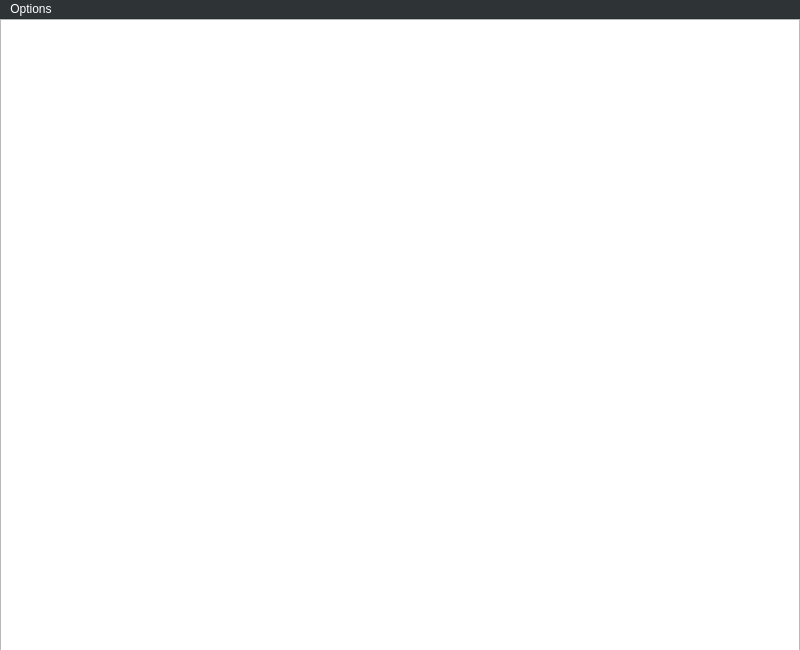
<?xml version="1.0" encoding="UTF-8"?>
<ui version="4.0">
 <class>MainWindow</class>
 <widget class="QMainWindow" name="MainWindow">
  <property name="geometry">
   <rect>
    <x>0</x>
    <y>0</y>
    <width>800</width>
    <height>650</height>
   </rect>
  </property>
  <property name="sizePolicy">
   <sizepolicy hsizetype="Fixed" vsizetype="Fixed">
    <horstretch>0</horstretch>
    <verstretch>0</verstretch>
   </sizepolicy>
  </property>
  <property name="minimumSize">
   <size>
    <width>800</width>
    <height>650</height>
   </size>
  </property>
  <property name="maximumSize">
   <size>
    <width>800</width>
    <height>650</height>
   </size>
  </property>
  <property name="windowTitle">
   <string>2048</string>
  </property>
  <widget class="QWidget" name="centralwidget">
   <widget class="QGraphicsView" name="graphicsView">
    <property name="geometry">
     <rect>
      <x>0</x>
      <y>0</y>
      <width>800</width>
      <height>650</height>
     </rect>
    </property>
    <property name="sizePolicy">
     <sizepolicy hsizetype="Fixed" vsizetype="Fixed">
      <horstretch>0</horstretch>
      <verstretch>0</verstretch>
     </sizepolicy>
    </property>
    <property name="minimumSize">
     <size>
      <width>800</width>
      <height>650</height>
     </size>
    </property>
    <property name="maximumSize">
     <size>
      <width>800</width>
      <height>650</height>
     </size>
    </property>
    <property name="verticalScrollBarPolicy">
     <enum>Qt::ScrollBarAlwaysOff</enum>
    </property>
    <property name="horizontalScrollBarPolicy">
     <enum>Qt::ScrollBarAlwaysOff</enum>
    </property>
   </widget>
  </widget>
  <widget class="QMenuBar" name="menuBar">
   <property name="geometry">
    <rect>
     <x>0</x>
     <y>0</y>
     <width>800</width>
     <height>22</height>
    </rect>
   </property>
   <property name="palette">
    <palette>
     <active>
      <colorrole role="WindowText">
       <brush brushstyle="SolidPattern">
        <color alpha="255">
         <red>255</red>
         <green>255</green>
         <blue>255</blue>
        </color>
       </brush>
      </colorrole>
      <colorrole role="Button">
       <brush brushstyle="SolidPattern">
        <color alpha="255">
         <red>46</red>
         <green>52</green>
         <blue>54</blue>
        </color>
       </brush>
      </colorrole>
      <colorrole role="Light">
       <brush brushstyle="SolidPattern">
        <color alpha="255">
         <red>69</red>
         <green>78</green>
         <blue>81</blue>
        </color>
       </brush>
      </colorrole>
      <colorrole role="Midlight">
       <brush brushstyle="SolidPattern">
        <color alpha="255">
         <red>57</red>
         <green>65</green>
         <blue>67</blue>
        </color>
       </brush>
      </colorrole>
      <colorrole role="Dark">
       <brush brushstyle="SolidPattern">
        <color alpha="255">
         <red>23</red>
         <green>26</green>
         <blue>27</blue>
        </color>
       </brush>
      </colorrole>
      <colorrole role="Mid">
       <brush brushstyle="SolidPattern">
        <color alpha="255">
         <red>30</red>
         <green>34</green>
         <blue>36</blue>
        </color>
       </brush>
      </colorrole>
      <colorrole role="Text">
       <brush brushstyle="SolidPattern">
        <color alpha="255">
         <red>255</red>
         <green>255</green>
         <blue>255</blue>
        </color>
       </brush>
      </colorrole>
      <colorrole role="BrightText">
       <brush brushstyle="SolidPattern">
        <color alpha="255">
         <red>255</red>
         <green>255</green>
         <blue>255</blue>
        </color>
       </brush>
      </colorrole>
      <colorrole role="ButtonText">
       <brush brushstyle="SolidPattern">
        <color alpha="255">
         <red>255</red>
         <green>255</green>
         <blue>255</blue>
        </color>
       </brush>
      </colorrole>
      <colorrole role="Base">
       <brush brushstyle="SolidPattern">
        <color alpha="255">
         <red>0</red>
         <green>0</green>
         <blue>0</blue>
        </color>
       </brush>
      </colorrole>
      <colorrole role="Window">
       <brush brushstyle="SolidPattern">
        <color alpha="255">
         <red>46</red>
         <green>52</green>
         <blue>54</blue>
        </color>
       </brush>
      </colorrole>
      <colorrole role="Shadow">
       <brush brushstyle="SolidPattern">
        <color alpha="255">
         <red>0</red>
         <green>0</green>
         <blue>0</blue>
        </color>
       </brush>
      </colorrole>
      <colorrole role="Highlight">
       <brush brushstyle="SolidPattern">
        <color alpha="255">
         <red>46</red>
         <green>52</green>
         <blue>54</blue>
        </color>
       </brush>
      </colorrole>
      <colorrole role="AlternateBase">
       <brush brushstyle="SolidPattern">
        <color alpha="255">
         <red>23</red>
         <green>26</green>
         <blue>27</blue>
        </color>
       </brush>
      </colorrole>
      <colorrole role="ToolTipBase">
       <brush brushstyle="SolidPattern">
        <color alpha="255">
         <red>255</red>
         <green>255</green>
         <blue>220</blue>
        </color>
       </brush>
      </colorrole>
      <colorrole role="ToolTipText">
       <brush brushstyle="SolidPattern">
        <color alpha="255">
         <red>0</red>
         <green>0</green>
         <blue>0</blue>
        </color>
       </brush>
      </colorrole>
      <colorrole role="PlaceholderText">
       <brush brushstyle="SolidPattern">
        <color alpha="128">
         <red>255</red>
         <green>255</green>
         <blue>255</blue>
        </color>
       </brush>
      </colorrole>
     </active>
     <inactive>
      <colorrole role="WindowText">
       <brush brushstyle="SolidPattern">
        <color alpha="255">
         <red>255</red>
         <green>255</green>
         <blue>255</blue>
        </color>
       </brush>
      </colorrole>
      <colorrole role="Button">
       <brush brushstyle="SolidPattern">
        <color alpha="255">
         <red>46</red>
         <green>52</green>
         <blue>54</blue>
        </color>
       </brush>
      </colorrole>
      <colorrole role="Light">
       <brush brushstyle="SolidPattern">
        <color alpha="255">
         <red>69</red>
         <green>78</green>
         <blue>81</blue>
        </color>
       </brush>
      </colorrole>
      <colorrole role="Midlight">
       <brush brushstyle="SolidPattern">
        <color alpha="255">
         <red>57</red>
         <green>65</green>
         <blue>67</blue>
        </color>
       </brush>
      </colorrole>
      <colorrole role="Dark">
       <brush brushstyle="SolidPattern">
        <color alpha="255">
         <red>23</red>
         <green>26</green>
         <blue>27</blue>
        </color>
       </brush>
      </colorrole>
      <colorrole role="Mid">
       <brush brushstyle="SolidPattern">
        <color alpha="255">
         <red>30</red>
         <green>34</green>
         <blue>36</blue>
        </color>
       </brush>
      </colorrole>
      <colorrole role="Text">
       <brush brushstyle="SolidPattern">
        <color alpha="255">
         <red>255</red>
         <green>255</green>
         <blue>255</blue>
        </color>
       </brush>
      </colorrole>
      <colorrole role="BrightText">
       <brush brushstyle="SolidPattern">
        <color alpha="255">
         <red>255</red>
         <green>255</green>
         <blue>255</blue>
        </color>
       </brush>
      </colorrole>
      <colorrole role="ButtonText">
       <brush brushstyle="SolidPattern">
        <color alpha="255">
         <red>255</red>
         <green>255</green>
         <blue>255</blue>
        </color>
       </brush>
      </colorrole>
      <colorrole role="Base">
       <brush brushstyle="SolidPattern">
        <color alpha="255">
         <red>0</red>
         <green>0</green>
         <blue>0</blue>
        </color>
       </brush>
      </colorrole>
      <colorrole role="Window">
       <brush brushstyle="SolidPattern">
        <color alpha="255">
         <red>46</red>
         <green>52</green>
         <blue>54</blue>
        </color>
       </brush>
      </colorrole>
      <colorrole role="Shadow">
       <brush brushstyle="SolidPattern">
        <color alpha="255">
         <red>0</red>
         <green>0</green>
         <blue>0</blue>
        </color>
       </brush>
      </colorrole>
      <colorrole role="Highlight">
       <brush brushstyle="SolidPattern">
        <color alpha="255">
         <red>46</red>
         <green>52</green>
         <blue>54</blue>
        </color>
       </brush>
      </colorrole>
      <colorrole role="AlternateBase">
       <brush brushstyle="SolidPattern">
        <color alpha="255">
         <red>23</red>
         <green>26</green>
         <blue>27</blue>
        </color>
       </brush>
      </colorrole>
      <colorrole role="ToolTipBase">
       <brush brushstyle="SolidPattern">
        <color alpha="255">
         <red>255</red>
         <green>255</green>
         <blue>220</blue>
        </color>
       </brush>
      </colorrole>
      <colorrole role="ToolTipText">
       <brush brushstyle="SolidPattern">
        <color alpha="255">
         <red>0</red>
         <green>0</green>
         <blue>0</blue>
        </color>
       </brush>
      </colorrole>
      <colorrole role="PlaceholderText">
       <brush brushstyle="SolidPattern">
        <color alpha="128">
         <red>255</red>
         <green>255</green>
         <blue>255</blue>
        </color>
       </brush>
      </colorrole>
     </inactive>
     <disabled>
      <colorrole role="WindowText">
       <brush brushstyle="SolidPattern">
        <color alpha="255">
         <red>23</red>
         <green>26</green>
         <blue>27</blue>
        </color>
       </brush>
      </colorrole>
      <colorrole role="Button">
       <brush brushstyle="SolidPattern">
        <color alpha="255">
         <red>46</red>
         <green>52</green>
         <blue>54</blue>
        </color>
       </brush>
      </colorrole>
      <colorrole role="Light">
       <brush brushstyle="SolidPattern">
        <color alpha="255">
         <red>69</red>
         <green>78</green>
         <blue>81</blue>
        </color>
       </brush>
      </colorrole>
      <colorrole role="Midlight">
       <brush brushstyle="SolidPattern">
        <color alpha="255">
         <red>57</red>
         <green>65</green>
         <blue>67</blue>
        </color>
       </brush>
      </colorrole>
      <colorrole role="Dark">
       <brush brushstyle="SolidPattern">
        <color alpha="255">
         <red>23</red>
         <green>26</green>
         <blue>27</blue>
        </color>
       </brush>
      </colorrole>
      <colorrole role="Mid">
       <brush brushstyle="SolidPattern">
        <color alpha="255">
         <red>30</red>
         <green>34</green>
         <blue>36</blue>
        </color>
       </brush>
      </colorrole>
      <colorrole role="Text">
       <brush brushstyle="SolidPattern">
        <color alpha="255">
         <red>23</red>
         <green>26</green>
         <blue>27</blue>
        </color>
       </brush>
      </colorrole>
      <colorrole role="BrightText">
       <brush brushstyle="SolidPattern">
        <color alpha="255">
         <red>255</red>
         <green>255</green>
         <blue>255</blue>
        </color>
       </brush>
      </colorrole>
      <colorrole role="ButtonText">
       <brush brushstyle="SolidPattern">
        <color alpha="255">
         <red>23</red>
         <green>26</green>
         <blue>27</blue>
        </color>
       </brush>
      </colorrole>
      <colorrole role="Base">
       <brush brushstyle="SolidPattern">
        <color alpha="255">
         <red>46</red>
         <green>52</green>
         <blue>54</blue>
        </color>
       </brush>
      </colorrole>
      <colorrole role="Window">
       <brush brushstyle="SolidPattern">
        <color alpha="255">
         <red>46</red>
         <green>52</green>
         <blue>54</blue>
        </color>
       </brush>
      </colorrole>
      <colorrole role="Shadow">
       <brush brushstyle="SolidPattern">
        <color alpha="255">
         <red>0</red>
         <green>0</green>
         <blue>0</blue>
        </color>
       </brush>
      </colorrole>
      <colorrole role="Highlight">
       <brush brushstyle="SolidPattern">
        <color alpha="255">
         <red>145</red>
         <green>145</green>
         <blue>145</blue>
        </color>
       </brush>
      </colorrole>
      <colorrole role="AlternateBase">
       <brush brushstyle="SolidPattern">
        <color alpha="255">
         <red>46</red>
         <green>52</green>
         <blue>54</blue>
        </color>
       </brush>
      </colorrole>
      <colorrole role="ToolTipBase">
       <brush brushstyle="SolidPattern">
        <color alpha="255">
         <red>255</red>
         <green>255</green>
         <blue>220</blue>
        </color>
       </brush>
      </colorrole>
      <colorrole role="ToolTipText">
       <brush brushstyle="SolidPattern">
        <color alpha="255">
         <red>0</red>
         <green>0</green>
         <blue>0</blue>
        </color>
       </brush>
      </colorrole>
      <colorrole role="PlaceholderText">
       <brush brushstyle="SolidPattern">
        <color alpha="128">
         <red>255</red>
         <green>255</green>
         <blue>255</blue>
        </color>
       </brush>
      </colorrole>
     </disabled>
    </palette>
   </property>
   <widget class="QMenu" name="menuQuit">
    <property name="palette">
     <palette>
      <active>
       <colorrole role="Text">
        <brush brushstyle="SolidPattern">
         <color alpha="255">
          <red>255</red>
          <green>255</green>
          <blue>255</blue>
         </color>
        </brush>
       </colorrole>
       <colorrole role="Base">
        <brush brushstyle="SolidPattern">
         <color alpha="255">
          <red>46</red>
          <green>52</green>
          <blue>54</blue>
         </color>
        </brush>
       </colorrole>
       <colorrole role="Highlight">
        <brush brushstyle="SolidPattern">
         <color alpha="255">
          <red>85</red>
          <green>87</green>
          <blue>83</blue>
         </color>
        </brush>
       </colorrole>
       <colorrole role="PlaceholderText">
        <brush brushstyle="SolidPattern">
         <color alpha="128">
          <red>255</red>
          <green>255</green>
          <blue>255</blue>
         </color>
        </brush>
       </colorrole>
      </active>
      <inactive>
       <colorrole role="Text">
        <brush brushstyle="SolidPattern">
         <color alpha="255">
          <red>255</red>
          <green>255</green>
          <blue>255</blue>
         </color>
        </brush>
       </colorrole>
       <colorrole role="Base">
        <brush brushstyle="SolidPattern">
         <color alpha="255">
          <red>46</red>
          <green>52</green>
          <blue>54</blue>
         </color>
        </brush>
       </colorrole>
       <colorrole role="Highlight">
        <brush brushstyle="SolidPattern">
         <color alpha="255">
          <red>85</red>
          <green>87</green>
          <blue>83</blue>
         </color>
        </brush>
       </colorrole>
       <colorrole role="PlaceholderText">
        <brush brushstyle="SolidPattern">
         <color alpha="128">
          <red>255</red>
          <green>255</green>
          <blue>255</blue>
         </color>
        </brush>
       </colorrole>
      </inactive>
      <disabled>
       <colorrole role="Text">
        <brush brushstyle="SolidPattern">
         <color alpha="255">
          <red>190</red>
          <green>190</green>
          <blue>190</blue>
         </color>
        </brush>
       </colorrole>
       <colorrole role="Base">
        <brush brushstyle="SolidPattern">
         <color alpha="255">
          <red>239</red>
          <green>239</green>
          <blue>239</blue>
         </color>
        </brush>
       </colorrole>
       <colorrole role="Highlight">
        <brush brushstyle="SolidPattern">
         <color alpha="255">
          <red>145</red>
          <green>145</green>
          <blue>145</blue>
         </color>
        </brush>
       </colorrole>
       <colorrole role="PlaceholderText">
        <brush brushstyle="SolidPattern">
         <color alpha="128">
          <red>0</red>
          <green>0</green>
          <blue>0</blue>
         </color>
        </brush>
       </colorrole>
      </disabled>
     </palette>
    </property>
    <property name="title">
     <string>Options</string>
    </property>
    <addaction name="actionRestart"/>
    <addaction name="actionQuit"/>
   </widget>
   <addaction name="menuQuit"/>
  </widget>
  <action name="actionRestart">
   <property name="icon">
    <iconset resource="Resources.qrc">
     <normaloff>:/icons/restart.svg</normaloff>:/icons/restart.svg</iconset>
   </property>
   <property name="text">
    <string>Restart game</string>
   </property>
  </action>
  <action name="actionQuit">
   <property name="icon">
    <iconset resource="Resources.qrc">
     <normaloff>:/icons/power.svg</normaloff>:/icons/power.svg</iconset>
   </property>
   <property name="text">
    <string>Quit game</string>
   </property>
  </action>
 </widget>
 <resources>
  <include location="Resources.qrc"/>
 </resources>
 <connections/>
</ui>
